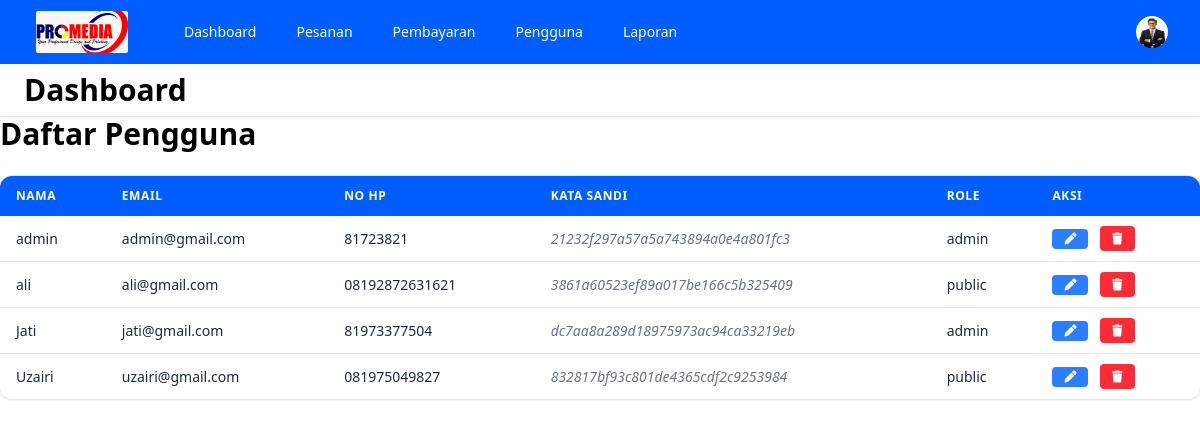
Page /views/admin/dashboard.php?page=pengguna (signed in) on the committed database.
### tables this page shows
CREATE TABLE `pengguna` (
  `username` varchar(100) NOT NULL,
  `email` varchar(100) NOT NULL,
  `no_hp` varchar(25) NOT NULL,
  `alamat` text NOT NULL,
  `password` varchar(50) NOT NULL,
  `role` varchar(25) DEFAULT NULL
);

### views/admin/pengguna.php (the view, shortened to what this page needs)
<div class="max-w-7xl mx-auto">
    <header class="mb-6">
        <h1 class="text-3xl font-bold text-primary">Daftar Pengguna</h1>
    </header>
    <div class="overflow-auto rounded-xl shadow ring-1 ring-gray-200 bg-white">
        <table class="min-w-full text-sm text-gray-800">
            <thead class="bg-primary text-white bg-[#005EFF] text-left text-xs uppercase tracking-wider">
                <tr>
                    <th class="px-4 py-3">Nama</th>
                    <th class="px-4 py-3">Email</th>
                    <th class="px-4 py-3">No HP</th>
                    <th class="px-4 py-3">Kata Sandi</th>
                    <th class="px-4 py-3">Role</th>
                    <th class="px-4 py-3">Aksi</th>
                </tr>
            </thead>
            <tbody class="divide-y divide-gray-200">
                <?php
                    include '../../database/koneksi.php';
                    $query = "SELECT * FROM pengguna";
                    $result = mysqli_query($koneksi, $query);
                    while ($row = mysqli_fetch_array($result)) {
                 ?>
                <tr class="hover:bg-gray-50">
                    <td class="px-4 py-3 font-medium"><?php echo $row['username'];?></td>
                    <td class="px-4 py-3"><?php echo $row['email'];?></td>
                    <td class="px-4 py-3"><?php echo $row['no_hp'];?></td>
                    <td class="px-4 py-3 text-gray-500 italic"><?php echo $row['password'];?></td>
                    <td class="px-4 py-3"><?php echo $row['role'];?></td>
                    <td class="px-4 py-3 space-x-2">
                        <a href="?page=verifikasipengguna&email=<?php echo $row['email'] ?>"><button
                                class="cursor-pointer text-white px-3 py-1 rounded text-xs bg-blue-500 hover:bg-blue-900">
                                <i class="fa fa-pen"></i>
                            </button></a>
                        <a href='hapususer.php?email=<?php echo $row['email'];?>'
                            onclick="return confirm('Apakah Anda yakin ingin menghapus pengguna ini?');"
                            class="cursor-pointer text-white px-3 py-1 rounded text-xs bg-red-500 hover:bg-red-900">
                            <i class="fa fa-trash"></i>
                        </a>
                    </td>
                </tr>
                <?php
                };
                ?>
            </tbody>
        </table>
    </div>
</div>

### views/admin/dashboard.php (shortened to what this page needs)
<script src="https://cdn.jsdelivr.net/npm/@tailwindcss/browser@4"></script>
<link rel="stylesheet" href="https://cdnjs.cloudflare.com/ajax/libs/font-awesome/6.7.2/css/all.min.css"
 />
<div class="min-h-full">
    <nav class="bg-[#005EFF] sticky top-0 z-99">
        <div class="mx-auto max-w-7xl px-4 sm:px-6 lg:px-8">
            <div class="flex h-16 items-center justify-between">
                <div class="flex items-center">
                    <div class="shrink-0">
                        <a href="dashboard.php">
                            <img class="p-1  w-[100px] h-[50px] object-cover rounded-md" src="../../img/logo.jpeg"
                                alt="Your Company">
                        </a>
                    </div>
                    <div class="hidden md:block">
                        <div class="ml-10 flex items-baseline space-x-4">
                            <a href="dashboard.php" class="rounded-md  px-3 py-2 text-sm font-medium text-white"
                                aria-current="page">Dashboard</a>
                            <a href="?page=pesanan" class="rounded-md  px-3 py-2 text-sm font-medium text-white"
                                aria-current="page">Pesanan</a>
                            <a href="?page=pembayaran" class="rounded-md  px-3 py-2 text-sm font-medium text-white"
                                aria-current="page">Pembayaran</a>
                            <a href="?page=pengguna" class="rounded-md  px-3 py-2 text-sm font-medium text-white"
                                aria-current="page">Pengguna</a>
                            <a href="?page=laporan" class="rounded-md  px-3 py-2 text-sm font-medium text-white"
                                aria-current="page">Laporan</a>
                        </div>
                    </div>
                </div>
                <div class="hidden md:block">
                    <div class="ml-4 flex items-center md:ml-6">
                        <div class="relative ml-3" x-data="{ open: false }">
                            <div>
                                <button @click="open = !open" type="button"
                                    class="relative flex max-w-xs items-center rounded-full bg-gray-800 text-sm focus:ring-2 focus:ring-white focus:ring-offset-2 focus:ring-offset-gray-800 focus:outline-none"
                                    id="user-menu-button" aria-expanded="false" aria-haspopup="true">
                                    <span class="absolute -inset-1.5"></span>
                                    <img class="size-8 rounded-full" src="../../img/profile.jpg" alt="Profile">
                                </button>
                            </div>
                        </div>
                    </div>
                </div>
            </div>
        </div>
    </nav>
    <main class="flex-1 px-6 py-2 sticky top-0 shadow-sm">
        <h1 class="text-3xl font-bold text-primary ">Dashboard</h1>
    </main>
    <?php
    include 'template.php';
    ?>
</div>

### views/admin/template.php
<?php
if (isset($_GET['page'])) {
    $page = $_GET['page'];
    if (file_exists("$page.php")) {
        include "$page.php";
    } else {
        echo '<div class="card">
                <div class="card-body">
                    <h5 class="card-title">Halaman Tidak ditemukan</h5>
                </div>
                </div>';
    }
} else {
    include 'index.php';
}
?>

### rows in the picture
pengguna: username "admin", email "admin@gmail.com", no_hp "81723821", password "21232f297a57a5a743894a0e4a801fc3", role "admin"
pengguna: username "ali", email "ali@gmail.com", no_hp "08192872631621", password "3861a60523ef89a017be166c5b325409", role "public"
pengguna: username "Jati", email "jati@gmail.com", no_hp "81973377504", password "dc7aa8a289d18975973ac94ca33219eb", role "admin"
pengguna: username "Uzairi", email "uzairi@gmail.com", no_hp "081975049827", password "832817bf93c801de4365cdf2c9253984", role "public"
